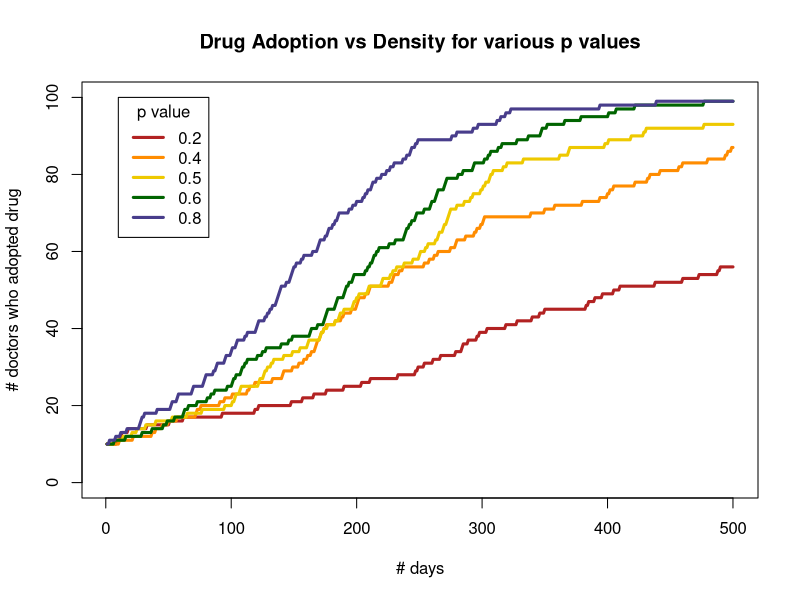

Generate this figure with R:
# Homework 6
# Stat 133, Lec 2, Spring 2015
# Due : Friday March 20th by 5 pm

# Review the slides on simulations for this assignment.

# Consider the following model on use of a new drug:
# We have a population of doctors, population size : <n.doctors>
# Every doctor has either adopted the use of a new drug, or not (0/1 status)
# Now write a function that runs a simulation for a period of :
# <n.days> where
# - every day exactly two _random_ doctors meet
# - if one has adopted but the other one has not then the
#   holdout adopts the use of the drug with probability p
# Return a matrix that shows for each day which doctors have adopted
# the use of the drug.

# Input varibles are
# <n.days> : the number of days the simulation should be run for
# <n.doctors> : total number of doctors 
# <initial.doctors> : a 0/1 vector of length <n.doctors>, 1 for adopters
# <p> : the probability that the non-adopter adopts the drug.

# Ouput variable
# <has_adopted> : matrix with <n.doctors> rows and <n.days> columns
#                 i.e. one row for each doctor
#                 the entries are 0 for days where the doctor is a
#                 non-adopter, else 1 (so once a row turns to 1 it stays as 1).

sim.doctors <- function(initial.doctors, n.doctors, n.days, p){



  # Set up the output variable, define it as a matrix then use initial.doctors
  # to set the first column (day)

  # Run a simulation for <n.days> (use a for loop).  In the loop:
  # 1) pick two random doctors
  # 2) check if one has adopted the other hasn't
  # 3) convert the non-adopter with probability p

  # return the output

  	m <- matrix(,n.doctors, n.days)
  	m[, 1] <- initial.doctors 
  	for (i in 2:n.days){
  		sample_doctors <- sample(1:n.doctors, 2, replace = FALSE)
  		j <- sample_doctors[1]
  		k <- sample_doctors[2]

  		if (initial.doctors[j] == 1 && initial.doctors[k] == 0){
  			initial.doctors[k] <- sample(c(0,1), 1, replace = TRUE, p = c((1-p), p))
  			m[, i]<- initial.doctors
  		}
  		else if (initial.doctors[j] == 0 && initial.doctors[k] == 1){
  			initial.doctors[j] <- sample(c(0,1), 1, replace = TRUE, p = c((1-p), p))
  			m[, i]<- initial.doctors
  		}
  		else { #(initial.doctors[j] == initial.doctors[k])
  			m[,i]<-initial.doctors	
  		}

  	}

return (m) 
}

# When you test your function you have to generate <initial.doctors> and
# pick values for the other input parameters.

set.seed(42)
# Generate a value for <initial.doctors> that has 10% 1s and 90% 0s.
# Run your function for at least 5 different values of <p> and plot
# on x-axis: days,
# on y-axis : the number of doctors that have already adopted the drug, on that day
# Put all 5 lines in one figure (e.g. use first plot() then lines() for the subsequent lines)

initial.doctors10<-c(rep.int(1, 10), rep.int(0, 90))

count.doctors <- function(m){
	v <- c()
	for(i in 1:ncol(m)){
		v<- c(v, length(m[,i][m[,i] ==1]))  
	}
return(v) 
}

# p = 0.2, 0.4, 0.5, 0.6, 0.8

matrix0.2 <- sim.doctors(initial.doctors10, 100, 500, 0.2)
count0.2 <- count.doctors(matrix0.2) 

matrix0.4 <- sim.doctors(initial.doctors10, 100, 500, 0.4)
count0.4 <- count.doctors(matrix0.4) 

matrix0.5 <- sim.doctors(initial.doctors10, 100, 500, 0.5)
count0.5 <- count.doctors(matrix0.5) 

matrix0.6 <- sim.doctors(initial.doctors10, 100, 500, 0.6)
count0.6 <- count.doctors(matrix0.6) 

matrix0.8 <- sim.doctors(initial.doctors10, 100, 500, 0.8)
count0.8 <- count.doctors(matrix0.8) 

plot(1:500, count0.2, xlab = "# days", ylab = "# doctors who adopted drug", 
	main = "Drug Adoption vs Density for various p values", type = "l",
	col = "firebrick", lwd = 3, ylim = c(0, 100))
lines(1:500, count0.4, type = "l", col = "darkorange", lwd = 3)
lines(1:500, count0.5, type = "l", col = "gold2", lwd = 3)
lines(1:500, count0.6, type = "l", col = "darkgreen", lwd = 3)
lines(1:500, count0.8, type = "l", col = "darkslateblue", lwd = 3)

colors <- c("firebrick", "darkorange", "gold2", "darkgreen", "darkslateblue")
legend(10, 100, c(0.2, 0.4, 0.5, 0.6, 0.8), col = colors, lwd=3, 
	title = "p value")